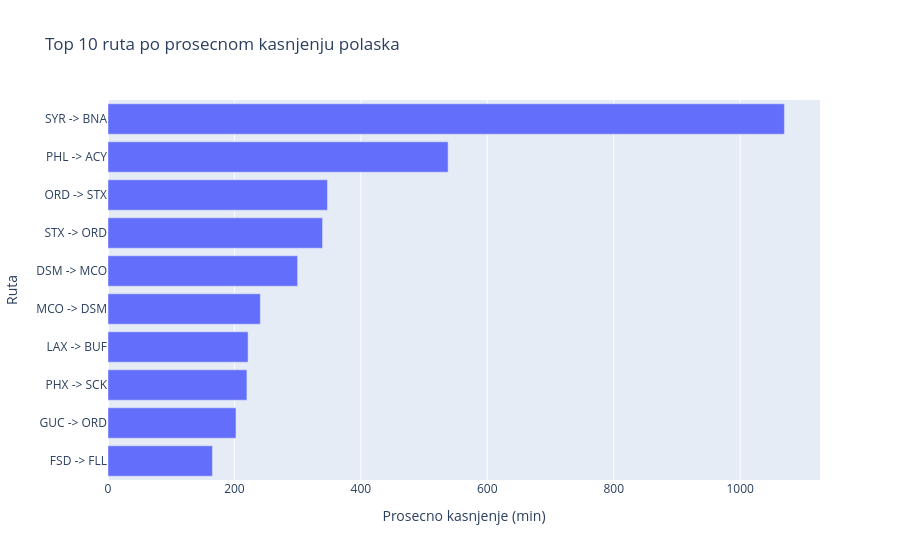

The notebook cell saved with this chart:
### Code cell
routes_plot = routes.copy()
routes_plot["route"] = routes_plot["Origin"] + " -> " + routes_plot["Dest"]
fig_routes = px.bar(
    routes_plot.sort_values("avg_dep_delay", ascending=True),
    x="avg_dep_delay",
    y="route",
    orientation="h",
    title="Top 10 ruta po prosecnom kasnjenju polaska",
    labels={"avg_dep_delay": "Prosecno kasnjenje (min)", "route": "Ruta"},
)
fig_routes.show()

### Figure 1 — Plotly figure (JSON) as saved in the notebook; plotly's stock layout.template omitted (floating-point values rounded to 4 significant figures)
{"data": [{"hovertemplate": "Prosecno kasnjenje (min)=%{x}<br>Ruta=%{y}<extra></extra>", "legendgroup": "", "marker": {"color": "#636efa", "pattern": {"shape": ""}}, "name": "", "orientation": "h", "showlegend": false, "textposition": "auto", "type": "bar", "x": [165.2, 202.5, 219.8, 221.6, 241.0, 300.0, 339.4, 347.2, 538.0, 1070.0], "xaxis": "x", "y": ["FSD -> FLL", "GUC -> ORD", "PHX -> SCK", "LAX -> BUF", "MCO -> DSM", "DSM -> MCO", "STX -> ORD", "ORD -> STX", "PHL -> ACY", "SYR -> BNA"], "yaxis": "y"}], "layout": {"barmode": "relative", "legend": {"tracegroupgap": 0}, "title": {"text": "Top 10 ruta po prosecnom kasnjenju polaska"}, "xaxis": {"anchor": "y", "domain": [0, 1], "title": {"text": "Prosecno kasnjenje (min)"}}, "yaxis": {"anchor": "x", "domain": [0, 1], "title": {"text": "Ruta"}}}}
